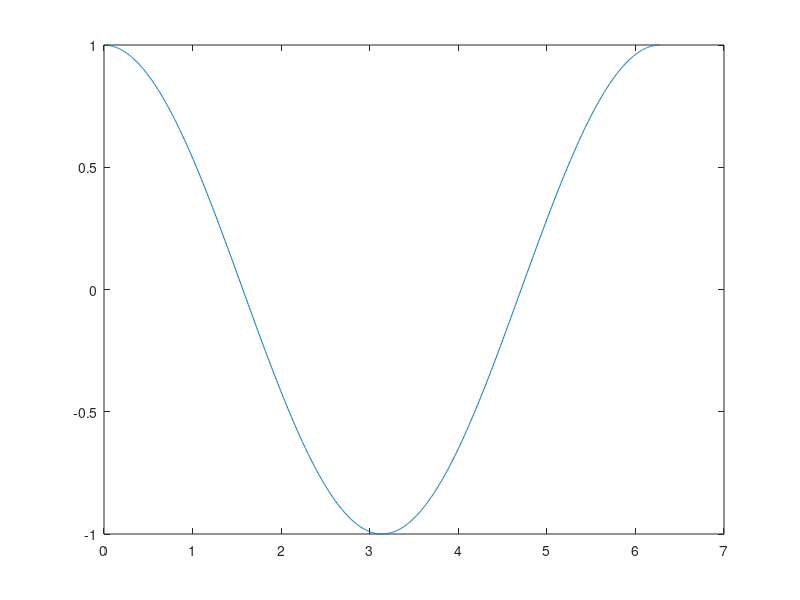

Recreate this plot in MATLAB.
%okay lets begin
clc;
clear all;
 
%% approximate derivatives and integrals
%create two vectors of length 100 and 1000, each containing evenly spaced
%samples of the sine function over one period
x1 = linspace(0,2*pi,100);
x2 = linspace(0,2*pi,1000);
y1 = sin(x1);
y2 = sin(x2);
 
%approximate derivatives of both vectors
dydx1 = diff(y1)./diff(x1);
dydx2 = diff(y2)./diff(x2);
%now dydx1 and dydx2 represent length 99 and 999 approximations to the
%cosine function since d(sinx)/dx is cosx; create two new vectors of length
%99 and 999 of evenly spaced samples over the same interval and compute the
%respective differences
approx1 = linspace(0,2*pi,99);
approx2 = linspace(0,2*pi,999);
y3 = cos(approx1);
y4 = cos(approx2);
%finding maximum of absolute value of these differences
diff1 = max(abs(y3 - dydx1));
diff2 = max(abs(y4 - dydx2));
%it seems as if the better estimate was when we took more approximations,
%which is not surprising
%now lets approximate the integrals of the original vectos 
y1cumt = cumtrapz(y1)*(2*pi/100);
y1cums = cumsum(y1)*(2*pi/100);
y2cumt = cumtrapz(y2)*(2*pi/1000);
y2cums = cumsum(y2)*(2*pi/1000);
%compare the error values to the analytic integral of the sine over one
%period, unsurprisingly in both cases, the trapezoidal estimation had less
%error
diff3 = max(abs(y1cumt + cos(x1)));
diff4 = max(abs(y1cums + cos(x1)));
diff5 = max(abs(y2cumt + cos(x2)));
diff6 = max(abs(y2cums + cos(x2)));
%plot better estimation for derivative, give title
xhat = x2(1: end - 1);
plot(xhat, dydx2);
 
%% Perform the following matrix operations
%use reshape to create a 10x10 matrix A where a11=1,a21=2,a31=3...a1010=100
B = 1:100;
A = reshape(B, [10,10]);
%flip the second column of A st the column is inverted up down
 A(:,2) = flipud(A(:,2));
%flip the matrix from left to right
ltr = fliplr(A);
%make a vector that is the column wise sum of every column of A, the result
%should be a row vector
sumCol = sum(A);
%make a vector that is the row wise mean of every row of A, the result
%should be a column vector
meanRow = mean(A);
%delete the last column of A
A(:,10)= [];
 
%% tic toc fun time
%use tic toc to time the speed of each and write a comment noting the order
%of the speeds of these methods
%this one is the slowest at 0.013987 s
tic 
for k = 1:300;
   for l = 1:500;
       MAT1(k,l) = (k^2 + l^2)/(k + l + 3);
   end
end
toc
%Using for loops and pre allocating memory with zeros
%here is the pre allocation
%This one was the second slowest at 0.003307 s
tic
MAT2 = zeros(300,500);
for g = 1:300;
   for h = 1:500;
      MAT2(g,h) = (g^2 + h^2)/(g + h + 3);
   end
end
toc

%Using only elementwise matrix operations, this one is the fastest at
%0.002671 s
i = 1:500;
j = 1:300;
%creating two arrays I and J; vector i is copied row-wise and vector j is
%transposed and copied column wise
[I,J] = meshgrid(i,j);
%tic toc is required to determine and thus compare the relative speeds of
%the respective methods for these questions
tic
MAT = (I.^2 + J.^2)./(I + J + 3);
toc